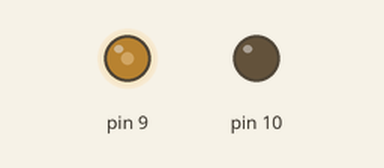
A sketch run on a simulated Arduino Uno, built with avr-gcc and run on an emulated ATmega328P. Parts: output pins drawn as LEDs (lit = HIGH).

Above: at 0.05 s.
At 4.0 s:
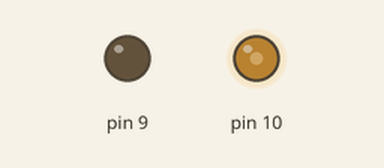
Timing chart, 0 to 5.2 s (numbered marks = the images above):
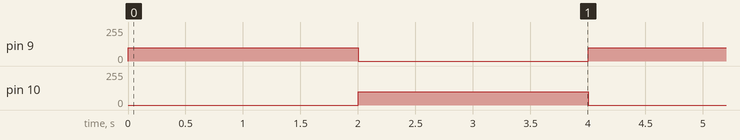

Measured:
- by itself, pin 9, pin 10: alternates 100/255 for 2.0 s and 0/255 for 2.0 s

The sketch:

TestMotor.ino
```cpp
#include "Motor.h"


//Motor m(6,5,100); //Right motor
Motor m(10,9,100); //Left motor

void setup() {
  // put your setup code here, to run once:
  Serial.begin(9600);
}

void loop() {
  // put your main code here, to run repeatedly:
  m.forward();
  delay(2000);
  m.backward();
  delay(2000);
}
```
